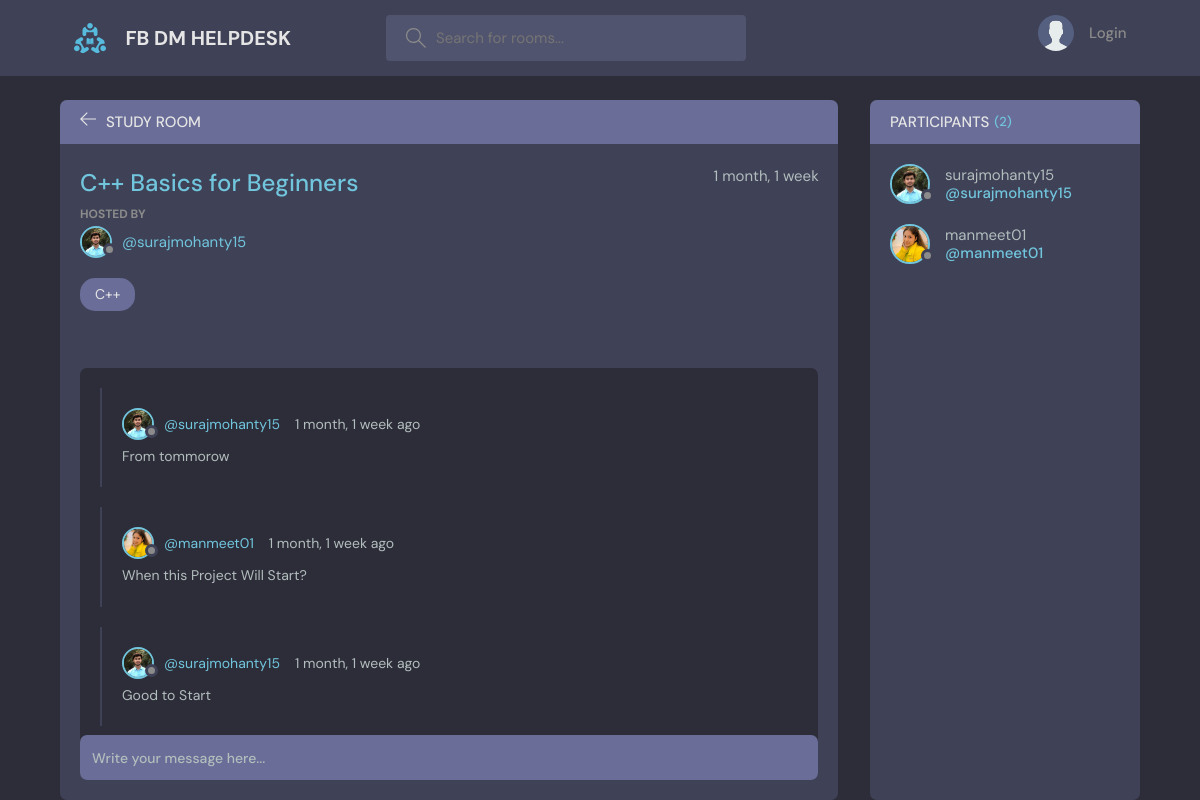
Page /room/2/ on the committed database.
### base/models.py (models this page shows, shortened)
class Room(models.Model):
    host = models.ForeignKey(User,on_delete=models.SET_NULL,null=True)
    topic =models.ForeignKey(Topic,on_delete=models.SET_NULL,null=True)
    name = models.CharField(max_length=200)
    description = models.TextField(null=True,blank=True)
    participants = models.ManyToManyField(
        User, related_name='participants', blank=True)
    updated = models.DateTimeField(auto_now=True)
    created = models.DateTimeField(auto_now_add=True)
    class Meta:
        ordering = ['-updated','-created']

class User(AbstractUser):
    name = models.CharField(max_length=200, null=True)
    email = models.EmailField(unique=True, null=True)
    bio = models.TextField(null=True)
    avatar =models.ImageField(null=True, default="avatar.svg")
    USERNAME_FIELD = 'email'
    REQUIRED_FIELDS = []

class Topic(models.Model):
    name = models.CharField(max_length=200)
    def __str__(self):
        return self.name

class Message(models.Model):
    user = models.ForeignKey(User, on_delete=models.CASCADE)
    room = models.ForeignKey(Room,on_delete=models.CASCADE)
    body = models.TextField()
    updated = models.DateTimeField(auto_now=True)
    created = models.DateTimeField(auto_now_add=True)
    class Meta:
        ordering = ['-updated','-created']

### base/views.py (the view, shortened to what this page needs)
# urls.py: path('room/<str:pk>/', views.room, name="room"),
def room(request,pk):
    room = Room.objects.get(id=pk)
    room_messages = room.message_set.all()
    participants = room.participants.all()
    context = {'room' : room, 'room_messages' : room_messages , 'participants':participants}
    return render(request,'base/room.html',context)

### base/templates/base/room.html (shortened to what this page needs)
{% extends 'main.html' %}
{% block content %}
    <main class="profile-page layout layout--2">
      <div class="container">
        <div class="room">
          <div class="room__top">
            <div class="room__topLeft">
              <a href="{% url 'home' %}">
                <svg version="1.1" xmlns="http://www.w3.org/2000/svg" width="32" height="32" viewBox="0 0 32 32">
                  <title>arrow-left</title>
                  <path
                    d="M13.723 2.286l-13.723 13.714 13.719 13.714 1.616-1.611-10.96-10.96h27.625v-2.286h-27.625l10.965-10.965-1.616-1.607z"
                  ></path>
                </svg>
              </a>
              <h3>Study Room</h3>
            </div>
          </div>
          <div class="room__box scroll">
            <div class="room__header scroll">
              <div class="room__info">
                <h3>{{room.name}}</h3>
                <span>{{room.created|timesince}}</span>
              </div>
              <div class="room__hosted">
                <p>Hosted By</p>
                <a href="{% url 'user-profile' room.host.id %}" class="room__author">
                  <div class="avatar avatar--small">
                    <img src="{{room.host.avatar.url}}" />
                  </div>
                  <span>@{{room.host.username}}</span>
                </a>
              </div>
              <span class="room__topics">{{room.topic}}</span>
            </div>
            <div class="room__conversation">
              <div class="threads scroll">
                {% for message in room_messages %}
                <div class="thread">
                  <div class="thread__top">
                    <div class="thread__author">
                      <a href="{% url 'user-profile' message.user.id %}" class="thread__authorInfo">
                        <div class="avatar avatar--small">
                          <img src="{{message.user.avatar.url}}" />
                        </div>
                        <span>@{{message.user.username}}</span>
                      </a>
                      <span class="thread__date">{{message.created|timesince}} ago</span>
                    </div>
                  </div>
                  <div class="thread__details">
                    {{message.body}}
                  </div>
                </div>
                {% endfor %}
              </div>
            </div>
          </div>
          <div class="room__message">
            <form action="" method="POST">
              <input name="body" placeholder="Write your message here..." /></form>
          </div>
        </div>
        <div class="participants">
          <h3 class="participants__top">Participants <span>({{participants.count}})</span></h3>
          <div class="participants__list scroll">
            {% for user in participants %}
            <a href="{% url 'user-profile' user.id %}" class="participant">
              <div class="avatar avatar--medium">
                <img src="{{user.avatar.url}}" />
              </div>
              <p>
                {{user.username}}
                <span>@{{user.username}}</span>
              </p>
            </a>
            {% endfor %}
          </div>
        </div>
      </div>
    </main>
{% endblock content %}

### rows in the picture
Room: name "C++ Basics for Beginners", created "1 month, 1 week", host.avatar (picture), host.username "surajmohanty15", topic "C++"
Message: user.avatar (picture), user.username "surajmohanty15", created "1 month, 1 week", body "From tommorow"
Message: user.avatar (picture), user.username "manmeet01", created "1 month, 1 week", body "When this Project Will Start?"
Message: user.avatar (picture), user.username "surajmohanty15", created "1 month, 1 week", body "Good to Start"
User: avatar (picture), username "surajmohanty15"
User: avatar (picture), username "manmeet01"

### other values in the picture
{{ participants.count }} "2"
